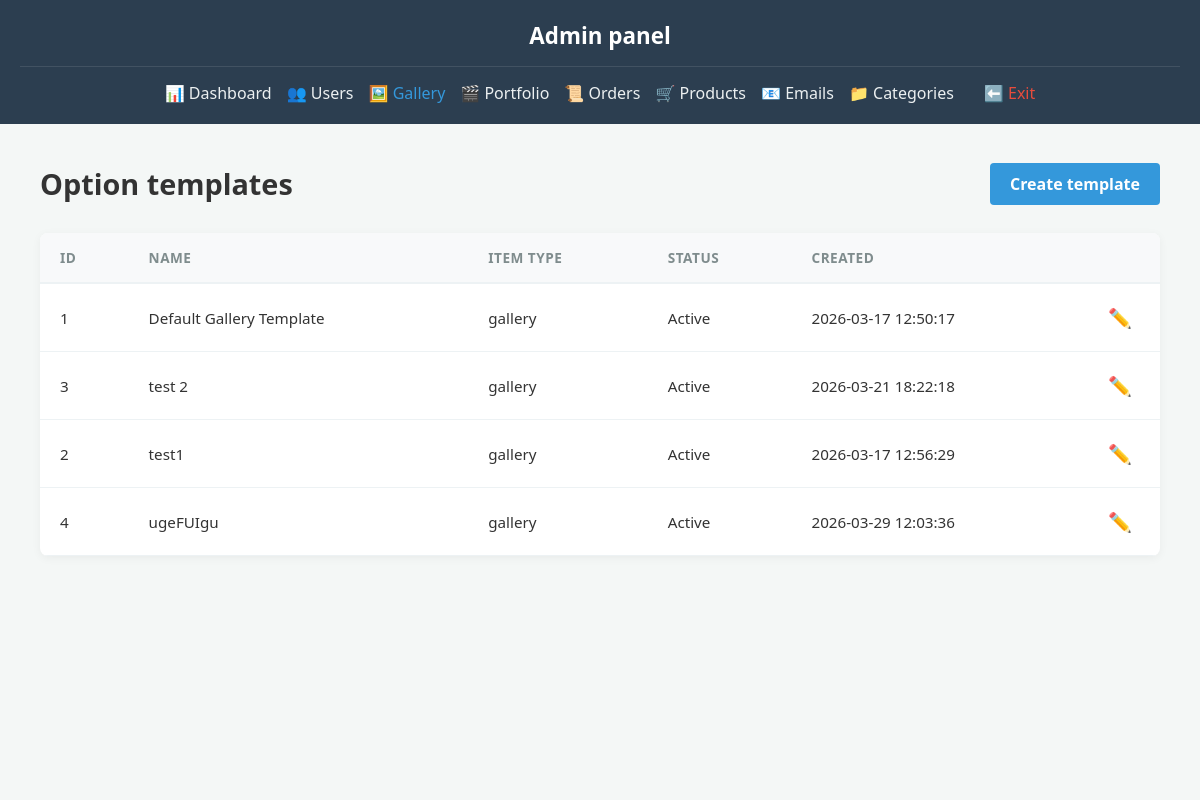
The page /admin/option_templates.php (signed in) on the database its author committed.
### tables this page shows
CREATE TABLE `option_templates` (
  `id` int(10) UNSIGNED NOT NULL,
  `name` varchar(100) NOT NULL,
  `item_type` enum('gallery','digital_product','service') NOT NULL,
  `is_active` tinyint(1) NOT NULL DEFAULT 1,
  `created_at` timestamp NOT NULL DEFAULT current_timestamp()
);

### admin/option_templates.php (the view, shortened to what this page needs)
<?php
require_once __DIR__ . '/../includes/db.php';
require_once __DIR__ . '/../includes/page_start.php';
$stmt = $pdo->query("
    SELECT id, name, item_type, is_active, created_at
    FROM option_templates
    ORDER BY item_type, name
");
$templates = $stmt->fetchAll();
?>
<div class="admin-container">
    <aside class="admin-sidebar">
        <h2>Admin panel</h2>
        <ul>
            <li><a href="<?= BASE_URL ?>/admin/dashboard.php">📊 Dashboard</a></li>
            <li><a href="<?= BASE_URL ?>/admin/users.php">👥 Users</a></li>
            <li class="dropdown-container">
                <a href="<?= BASE_URL ?>/admin/gallery_items.php" class="dropdown-trigger" style="color: var(--primary);">🖼️ Gallery</a>
            </li>
            <li><a href="<?= BASE_URL ?>/admin/admin_portfolio.php">🎬 Portfolio</a></li>
            <li class="dropdown-container">
                <a href="<?= BASE_URL ?>/admin/orders.php" class="dropdown-trigger">📜 Orders</a>
            </li>
            <li><a href="<?= BASE_URL ?>/admin/products.php">🛒 Products</a></li>
            <li>
                <a href="<?= BASE_URL ?>/admin/email_logs.php" style="position: relative;">
                    📧 Emails
                </a>
            </li>
            <li><a href="<?= BASE_URL ?>/admin/categories.php">📁 Categories</a></li>
            <li><a href="<?= BASE_URL ?>" style="color:var(--danger)">⬅️ Exit</a></li>
        </ul>
    </aside>
    <main class="admin-main">
        <div class="page-header">
            <h1>Option templates</h1>
            <p>
                <a href="<?= BASE_URL ?>/admin/option_template_edit.php">Create template</a>
            </p>
        </div>
        <?php if (!$templates): ?>
            <p>No templates found.</p>
        <?php else: ?>
            <div class="data-table-container">
                <table class="admin-table">
                    <thead>
                        <tr>
                            <th>ID</th>
                            <th>Name</th>
                            <th>Item type</th>
                            <th>Status</th>
                            <th>Created</th>
                            <th></th>
                        </tr>
                    </thead>
                    <tbody>
                        <?php foreach ($templates as $template): ?>
                            <tr>
                                <td><?= (int)$template['id'] ?></td>
                                <td><?= htmlspecialchars($template['name']) ?></td>
                                <td><?= htmlspecialchars($template['item_type']) ?></td>
                                <td><?= (int)$template['is_active'] === 1 ? 'Active' : 'Disabled' ?></td>
                                <td><?= htmlspecialchars($template['created_at']) ?></td>
                                <td>
                                    <a href="<?= BASE_URL ?>/admin/option_template_edit.php?id=<?= (int)$template['id'] ?>">✏️</a>
                                </td>
                            </tr>
                        <?php endforeach; ?>
                    </tbody>
                </table>
            </div>
        <?php endif; ?>
    </main>
</div>
</body>
</html>

### css/style_global.css (style rules this page uses)
*, *::before, *::after { box-sizing: border-box; }
html, body { margin: 0; padding: 0; width: 100%; min-height: 100vh; background-color: #1a2529; font-family: 'Montserrat', sans-serif; overflow-x: hidden; }

### css/style_header.css (style rules this page uses)
body { margin: 0; padding: 0; }

### css/style_footer.css (style rules this page uses)
html, body { margin: 0; padding: 0; height: auto; min-height: 100%; display: flex; flex-direction: column; }
main { flex: 1 0 auto; }

### css/style_admin_option_templates.css (style rules this page uses)
:root { --sidebar-bg: #2c3e50; --sidebar-hover: rgba(255, 255, 255, 0.05); --main-bg: #f4f7f6; --text-dark: #333; --text-light: #ecf0f1; --primary: #3498db; --success: #2ecc71; --warning: #f1c40f; --danger: #e74c3c; --white: #ffffff; --border-rgba: rgba(255, 255, 255, 0.1); }
* { margin: 0; padding: 0; box-sizing: border-box; font-family: 'Segoe UI', Tahoma, Geneva, Verdana, sans-serif; }
.admin-container { display: flex; min-height: 100vh; }
.admin-sidebar { width: 260px; background: var(--sidebar-bg); color: var(--white); padding: 25px; flex-shrink: 0; }
.admin-sidebar h2 { font-size: 1.4rem; padding-bottom: 15px; border-bottom: 1px solid var(--border-rgba); margin-bottom: 25px; }
.admin-sidebar ul { list-style: none; padding: 0; margin: 0; }
.admin-sidebar li { margin: 18px 0; position: relative; }
.admin-sidebar a { color: var(--text-light); text-decoration: none; display: flex; align-items: center; gap: 10px; transition: all 0.6s ease; }
.admin-main { flex-grow: 1; background: var(--main-bg); padding: 40px; overflow-x: hidden; }
.page-header { display: flex; justify-content: space-between; align-items: center; max-width: 1200px; margin: 0 auto 30px auto; }
.page-header h1 { color: var(--text-dark); font-size: 1.8rem; }
.page-header p a { background: var(--primary); color: white; text-decoration: none; padding: 10px 20px; border-radius: 4px; font-weight: 600; transition: background 0.3s; }
.data-table-container { background: var(--white); border-radius: 8px; box-shadow: 0 2px 10px rgba(0,0,0,0.05); overflow: hidden; max-width: 1200px; margin: 0 auto; }
.admin-table { width: 100%; border-collapse: collapse; text-align: left; }
.admin-table thead { background: #f8f9fa; border-bottom: 2px solid #edf2f4; }
.admin-table th { padding: 15px 20px; color: #7f8c8d; font-size: 0.85rem; text-transform: uppercase; letter-spacing: 0.5px; }
.admin-table td { padding: 20px; border-bottom: 1px solid #edf2f4; color: var(--text-dark); font-size: 0.95rem; vertical-align: middle; }
.admin-table td:last-child { text-align: center; width: 80px; }
.admin-table td a { font-size: 1.2rem; text-decoration: none; transition: transform 0.2s ease; display: inline-block; color: inherit; }
@media (max-width: 1200px) { .admin-container { flex-direction: column; } }
@media (max-width: 1200px) { .admin-sidebar { width: 100%; padding: 20px; z-index: 1000; } }
@media (max-width: 1200px) { .admin-sidebar h2 { text-align: center; margin-bottom: 15px; } }
@media (max-width: 1200px) { .admin-sidebar ul { display: flex; flex-wrap: wrap; justify-content: center; gap: 15px; } }
@media (max-width: 1200px) { .admin-sidebar li { margin: 0; } }

### rows shown on the page
option_templates: id "1", name "Default Gallery Template", item_type "gallery", is_active "Active", created_at "2026-03-17 12:50:17"
option_templates: id "3", name "test 2", item_type "gallery", is_active "Active", created_at "2026-03-21 18:22:18"
option_templates: id "2", name "test1", item_type "gallery", is_active "Active", created_at "2026-03-17 12:56:29"
option_templates: id "4", name "ugeFUIgu", item_type "gallery", is_active "Active", created_at "2026-03-29 12:03:36"
